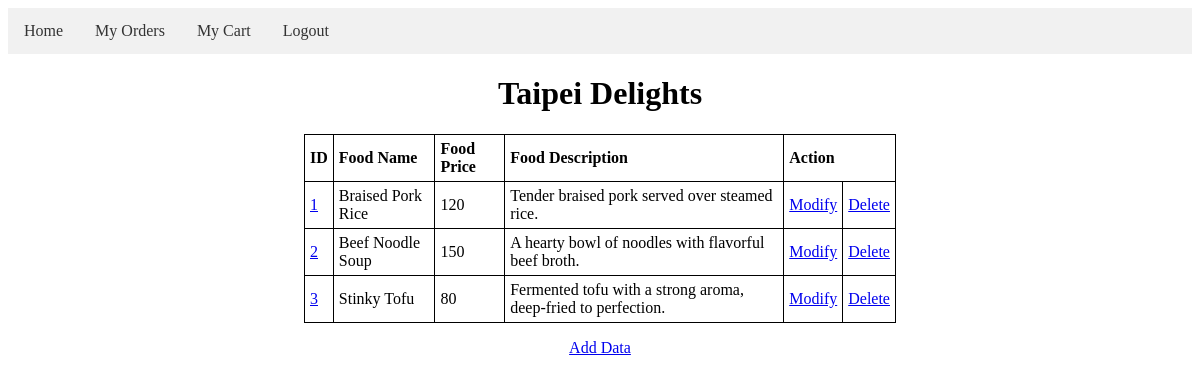
Screenshot of /menu.php?rest_id=1 (signed in) with the database file from the repository.
### tables this page shows
CREATE TABLE IF NOT EXISTS `restaurant` (
    `rest_id` INT NOT NULL AUTO_INCREMENT PRIMARY KEY,
    `rest_telp_num` VARCHAR(50),
    `rest_address` VARCHAR(50) NOT NULL,
    `rest_description` VARCHAR(255),
    `rest_open_status` VARCHAR(10) NOT NULL,
    `rest_name` VARCHAR(50) NOT NULL
);

CREATE TABLE IF NOT EXISTS `menu` (
    `menu_id` INT NOT NULL AUTO_INCREMENT PRIMARY KEY,
    `food_name` VARCHAR(50) NOT NULL,
    `food_price` INT NOT NULL,
    `food_description` VARCHAR(255)
);

### menu.php (the view, shortened to what this page needs)
<?php
    include("config.php");
    $rest_id = $_GET['rest_id'];
?>
<?php include('navbar.php'); ?>
<html>
<head>
</head>
<body>
<h1 align="center"><?php $sql = "SELECT rest_name FROM restaurant WHERE rest_id = '$rest_id'";
		                $result = $conn->query($sql);
                        $row = mysqli_fetch_array($result, MYSQLI_ASSOC);
                        if ($result->num_rows > 0) {
                            echo $row["rest_name"];
                        }
                        ?></h1>
<table style="width:50%" align="center">
	<tr>
		<th>ID</th>
		<th>Food Name</th>
		<th>Food Price</th>
		<th>Food Description</th>
		<th colspan="2">Action</th>
	</tr>
	<?php
		$sql = "SELECT * FROM menu WHERE menu_id IN (SELECT menu_id FROM restaurant_menu WHERE rest_id = '$rest_id')";
		$result = $conn->query($sql);
		if ($result->num_rows > 0) {
			while ($row = mysqli_fetch_array($result, MYSQLI_ASSOC)) {
				echo "<tr>";
				echo "<td><a href='addToCartPage.php?menu_id=".$row["menu_id"]."'>".$row["menu_id"]."</a></td>";
				echo "<td>".$row["food_name"]."</td>";
				echo "<td>".$row["food_price"]."</td>";
				echo "<td>".$row["food_description"]."</td>";
				echo "<td><a href='update.php?id=".$row["rest_id"]."'>Modify</a></td>";
				echo "<td><a href='delete.php?id=".$row["rest_id"]."'>Delete</a></td>";
				echo "</tr>";
			}
		} else {
			echo "<tr><td colspan='6'>0 results</td></tr>";
		}
	?>
</table>
<p align="center"><a href="create.html">Add Data</a></p>
</body>
</html>

### navbar.php (shortened to what this page needs)
<nav>
    <ul>
        <li><a class="active" href="restaurants.php">Home</a></li>
        <li><a href="myOrders.php">My Orders</a></li>
        <li><a href="myCart.php">My Cart</a></li>
        <li><a class="active" href="logout.php">Logout</a></li>
    </ul>
</nav>

### navbar.php (style rules this page uses)
nav ul { list-style-type: none; margin: 0; padding: 0; background-color: #f1f1f1; overflow: hidden; }
nav li { float: left; }
nav li a { display: block; color: #333; text-align: center; padding: 14px 16px; text-decoration: none; }

### menu.php (style rules this page uses)
table, th, td { border: 1px solid black; border-collapse: collapse; }
th, td { padding: 5px; text-align: left; }

### rows the page displays
restaurant: rest_name "Taipei Delights"
menu: menu_id "1", food_name "Braised Pork Rice", food_price "120", food_description "Tender braised pork served over steamed rice."
menu: menu_id "2", food_name "Beef Noodle Soup", food_price "150", food_description "A hearty bowl of noodles with flavorful beef broth."
menu: menu_id "3", food_name "Stinky Tofu", food_price "80", food_description "Fermented tofu with a strong aroma, deep-fried to perfection."
